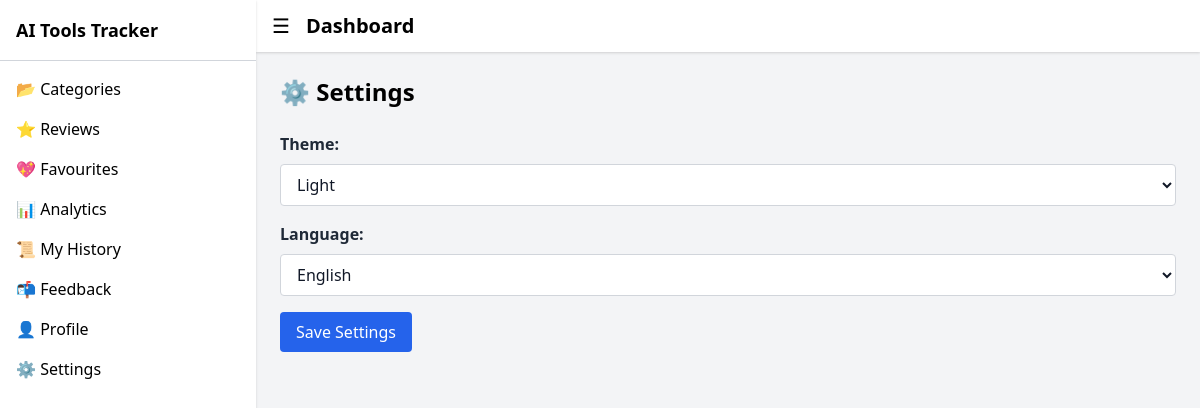
/users/settings/ (signed in), run on an earlier commit of the app's database.
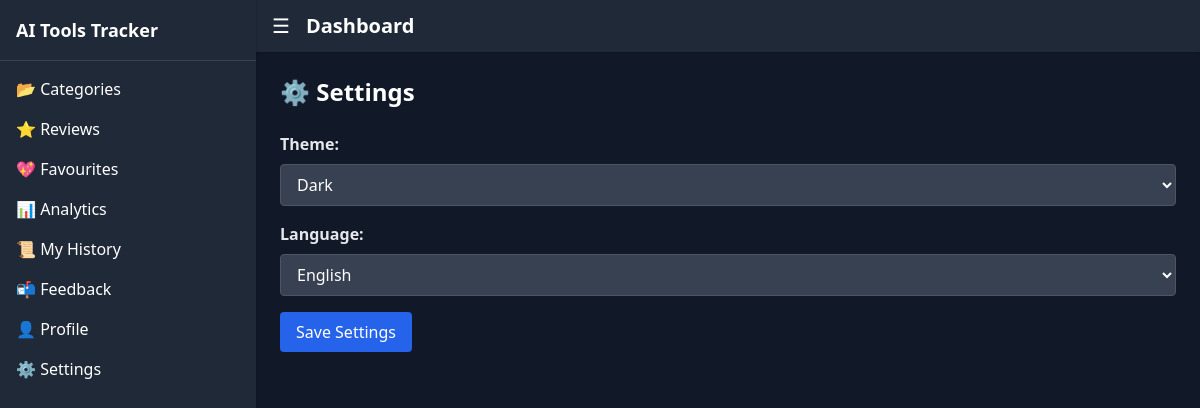
And on a later commit of the database.
### users/models.py (models this page shows, shortened)
class UserSettings(models.Model):
    LANGUAGE_CHOICES = [
        ('en', 'English'),
        ('te', 'Telugu'),
    ]
    THEME_CHOICES = [
        ('light', 'Light'),
        ('dark', 'Dark'),
    ]
    user = models.OneToOneField(User, on_delete=models.CASCADE)
    theme = models.CharField(max_length=10, choices=THEME_CHOICES, default='light')
    language = models.CharField(max_length=10, choices=LANGUAGE_CHOICES, default='en')
    class Meta:
        verbose_name = "User Settings"
        verbose_name_plural = "User Settings"

### users/views.py (the view)
# urls.py: path('settings/', views.user_settings_view, name='settings'),
@login_required
def user_settings_view(request):
    settings, created = UserSettings.objects.get_or_create(user=request.user)
    if request.method == 'POST':
        form = UserSettingsForm(request.POST, instance=settings)
        if form.is_valid():
            form.save()
            return redirect('dashboard:settings')
    else:
        form = UserSettingsForm(instance=settings)
    return render(request, 'users/settings.html', {'form': form})

### users/forms.py
class UserSettingsForm(forms.ModelForm):
    class Meta:
        model = UserSettings
        fields = ['theme', 'language', ]
        widgets = {
            'theme': forms.Select(attrs={'class': 'form-select'}),
            'language': forms.Select(attrs={'class': 'form-select'}),
        }

### users/context_processors.py (called while the page is built)
def user_theme_language(request):
    theme = 'light'
    language = 'en'
    if request.user.is_authenticated:
        settings = getattr(request.user, 'usersettings', None)
        if settings:
            theme = settings.theme
            language = settings.language
    translations = get_translation_context(language)
    return {
        'user_theme': theme,
        'user_language': language,
        'translations': translations,
    }

### users/translations.py (called while the page is built)
def get_translation_context(language='en'):
    if language not in TRANSLATIONS:
        return {}
    return {key: value for key, value in TRANSLATIONS[language].items()}

### users/templates/users/settings.html (shortened to what this page needs)
{% extends 'dashboard/base.html' %}
{% load widget_tweaks %}
{% block content %}
  <h2 class="text-2xl font-bold mb-6 {% if user_theme == 'dark' %}text-white{% else %}text-black{% endif %}">⚙️ {{ translations.Settings|default:"Settings" }}</h2>
  <form method="post" class="space-y-4">
    <div>
      <label class="block font-semibold mb-2 {% if user_theme == 'dark' %}text-gray-200{% else %}text-gray-800{% endif %}">{{ translations.Theme|default:"Theme" }}:</label>
      {% if user_theme == 'dark' %}
        {{ form.theme|add_class:'w-full px-3 py-2 rounded border bg-gray-700 border-gray-600 text-white' }}
      {% else %}
        {{ form.theme|add_class:'w-full px-3 py-2 rounded border bg-white border-gray-300 text-gray-900' }}
      {% endif %}
    </div>
    <div>
      <label class="block font-semibold mb-2 {% if user_theme == 'dark' %}text-gray-200{% else %}text-gray-800{% endif %}">{{ translations.Language|default:"Language" }}:</label>
      {% if user_theme == 'dark' %}
        {{ form.language|add_class:'w-full px-3 py-2 rounded border bg-gray-700 border-gray-600 text-white' }}
      {% else %}
        {{ form.language|add_class:'w-full px-3 py-2 rounded border bg-white border-gray-300 text-gray-900' }}
      {% endif %}
    </div>
    <button type="submit" class="bg-blue-600 hover:bg-blue-700 text-white px-4 py-2 rounded transition duration-200">{{ translations.Save_Settings|default:"Save Settings" }}</button>
  </form>
{% endblock %}

What changed in the data, as far as the page shows it:
changed UserSettings "English": theme "Light" → "Dark"
